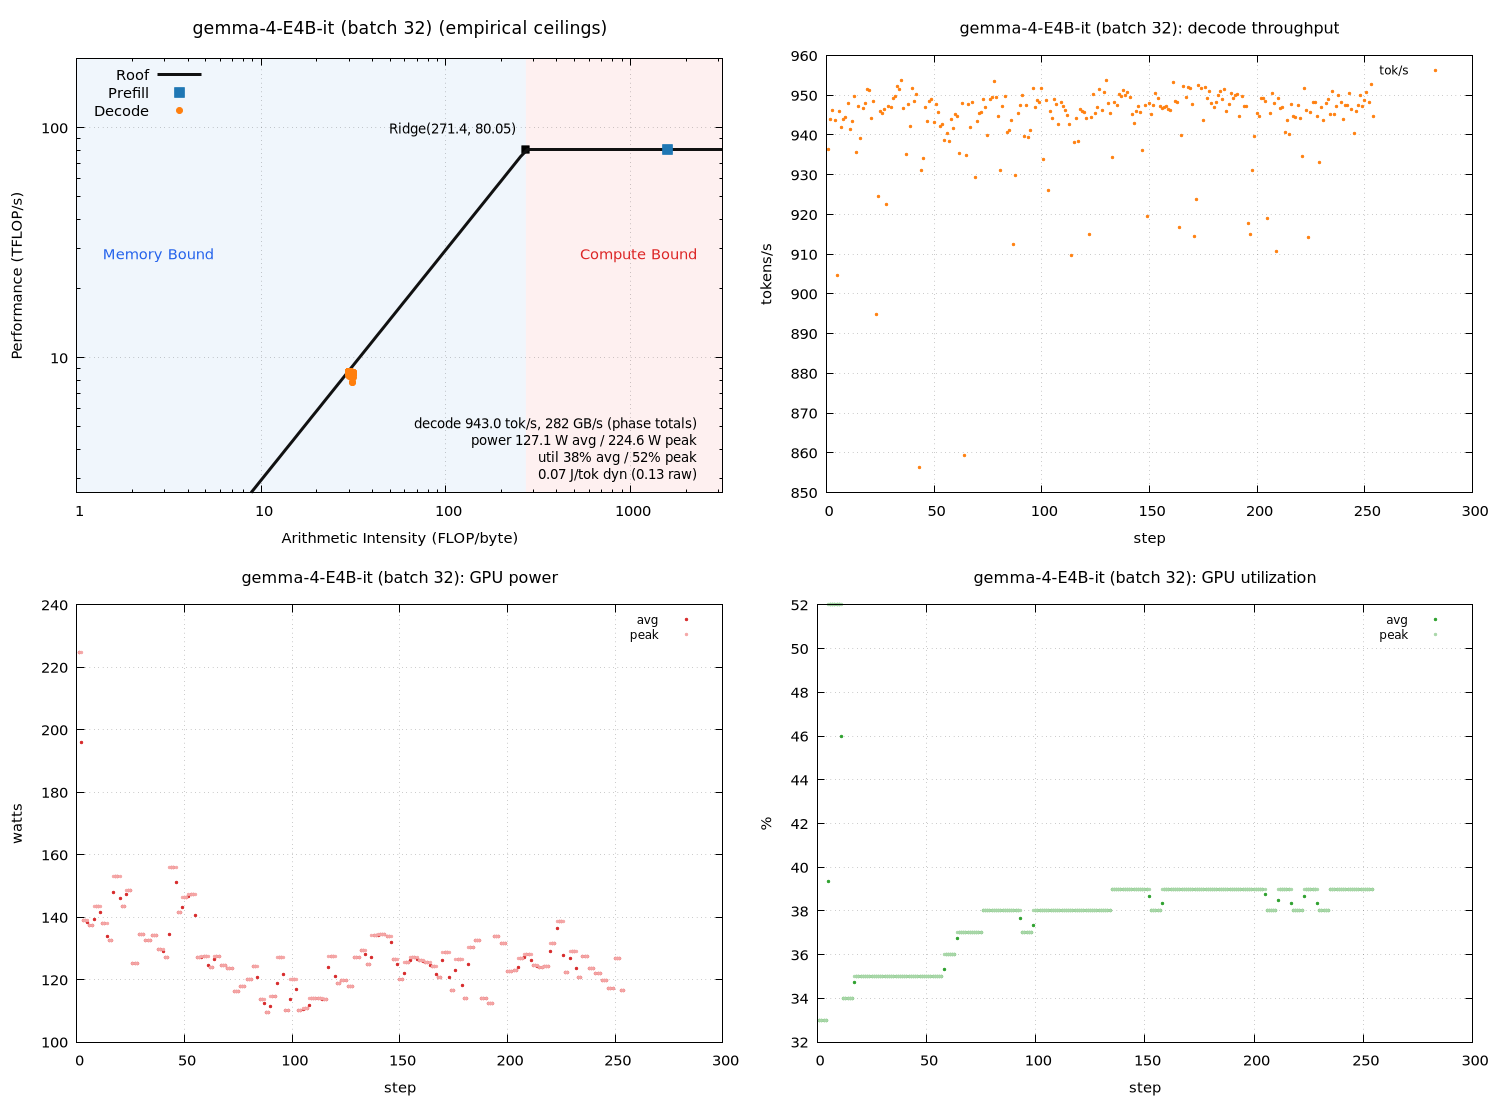

Write the gnuplot code that produced this figure.
set terminal pngcairo size 1500,1100 enhanced font 'Sans,11'
set output 'sweep_a100_vllm/gemma_b032_roofline.png'
set datafile separator "\t"
set datafile missing 'NaN'
set multiplot layout 2,2
unset label
unset object
unset arrow
set title "gemma-4-E4B-it (batch 32) (empirical ceilings)" font ',13'
set xlabel "Arithmetic Intensity (FLOP/byte)"
set ylabel "Performance (TFLOP/s)"
set logscale xy
set xrange [1:3172.73]
set yrange [2.59291:200.132]
set grid xtics ytics
set key top left
set object 1 rectangle from graph 0, graph 0 to first 271.417, graph 1 \
    fillcolor rgb '#dce9f7' fillstyle solid 0.45 noborder behind
set object 2 rectangle from first 271.417, graph 0 to graph 1, graph 1 \
    fillcolor rgb '#fbdcdc' fillstyle solid 0.45 noborder behind
set label 1 "Memory Bound" at graph 0.04, graph 0.55 left \
    textcolor rgb '#2563eb' font ',11'
set label 2 "Compute Bound" at graph 0.96, graph 0.55 right \
    textcolor rgb '#dc2626' font ',11'
set label 3 "Ridge(271.4, 80.05)" \
    at first 271.417, first 80.0527 right \
    point pointtype 5 pointsize 1.2 \
    offset character -1.5, character 1 font ',10'
set label 4 "decode 943.0 tok/s, 282 GB/s (phase totals)\npower 127.1 W avg / 224.6 W peak\nutil 38% avg / 52% peak\n0.07 J/tok dyn (0.13 raw)" at graph 0.96, graph 0.16 right font ',10'
peak_t = 80.0527
peak_b = 294.944
roof(x) = (x * peak_b / 1000.0 < peak_t) ? x * peak_b / 1000.0 : peak_t
plot roof(x) with lines linewidth 3 linecolor rgb '#111111' title 'Roof', \
     'sweep_a100_vllm/gemma_b032_roofline.dat' using 3:(strcol(2) eq 'prefill' ? $4 : 1/0) with points \
         pointtype 5 pointsize 1.6 linecolor rgb '#1f77b4' title 'Prefill', \
     'sweep_a100_vllm/gemma_b032_roofline.dat' using 3:(strcol(2) eq 'decode' ? $4 : 1/0) with points \
         pointtype 7 pointsize 1.0 linecolor rgb '#ff7f0e' title 'Decode'

unset label
unset object
unset arrow
unset logscale
set xrange [*:*]
set yrange [*:*]
set title "gemma-4-E4B-it (batch 32): decode throughput" font ',12'
set xlabel "step"
set ylabel "tokens/s"
set grid xtics ytics
set key top right font ',9'
plot 'sweep_a100_vllm/gemma_b032_roofline.dat' using 1:(strcol(2) eq 'decode' ? $5 : 1/0) with points pointtype 7 pointsize 0.4 linecolor rgb '#ff7f0e' title 'tok/s'

unset label
unset object
unset arrow
unset logscale
set xrange [*:*]
set yrange [*:*]
set title "gemma-4-E4B-it (batch 32): GPU power" font ',12'
set xlabel "step"
set ylabel "watts"
set grid xtics ytics
set key top right font ',9'
plot 'sweep_a100_vllm/gemma_b032_roofline.dat' using 1:(strcol(2) eq 'decode' ? $6 : 1/0) with points pointtype 7 pointsize 0.4 linecolor rgb '#d62728' title 'avg', \
     'sweep_a100_vllm/gemma_b032_roofline.dat' using 1:(strcol(2) eq 'decode' ? $8 : 1/0) with points pointtype 7 pointsize 0.4 linecolor rgb '#f4a6a6' title 'peak'

unset label
unset object
unset arrow
unset logscale
set xrange [*:*]
set yrange [*:*]
set title "gemma-4-E4B-it (batch 32): GPU utilization" font ',12'
set xlabel "step"
set ylabel "%"
set grid xtics ytics
set key top right font ',9'
plot 'sweep_a100_vllm/gemma_b032_roofline.dat' using 1:(strcol(2) eq 'decode' ? $7 : 1/0) with points pointtype 7 pointsize 0.4 linecolor rgb '#2ca02c' title 'avg', \
     'sweep_a100_vllm/gemma_b032_roofline.dat' using 1:(strcol(2) eq 'decode' ? $9 : 1/0) with points pointtype 7 pointsize 0.4 linecolor rgb '#a9d7a9' title 'peak'

unset multiplot
